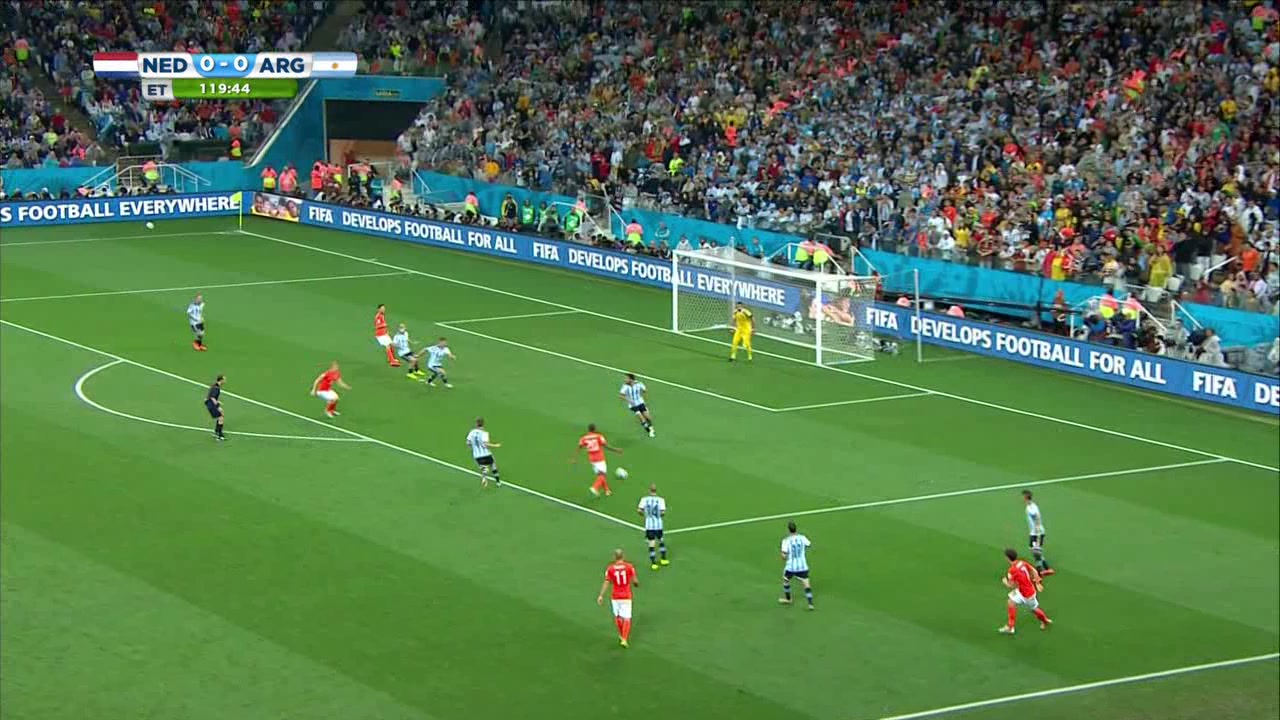
#> input picture PRACTICAFINAL/Material_Futbol/2.jpg, 1280 x 720 px
$ python campo2.py
#> lines starting #> are read from the running program, lines starting #| are printed output that depends on the picture; after the words box and inside, x2 and y2 are one past the last pixel; in counts of white or black regions, pixels touching at a corner belong together
#> further down, imagen is the input picture: shape (720, 1280, 3); mean B, G, R 77, 120.9, 84.3
# José Manue Amestoy Lopez manuel.amestoy@udc.es
import cv2 as cv
import numpy as np

def campo(imagen):
    inImage = imagen.copy()

    # Convertir imagen al espacio de color HSV
    hsvImage = cv.cvtColor(inImage, cv.COLOR_BGR2HSV)
#> hsvImage: shape (720, 1280, 3); mean H, S, V 63.9, 119.9, 126.8

    # Definir el rango de color para el césped verde
    lower_region = np.array([25, 40, 40])
    upper_region = np.array([70, 255, 255])

    # Crear una máscara para identificar el césped
    mask = cv.inRange(hsvImage, lower_region, upper_region)
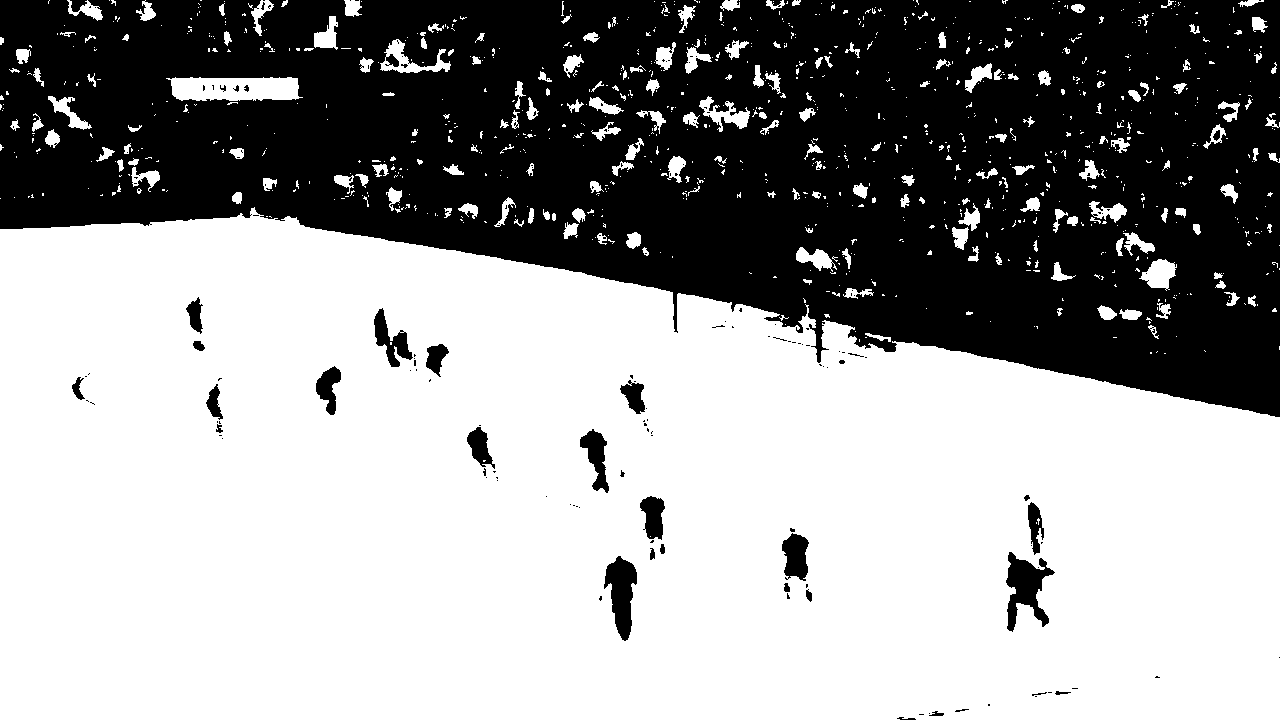
#> mask: shape (720, 1280); 60.7% white; 189 black regions (154 under 20 px), largest, box (x1, y1, x2, y2) and area: (0, 0, 1280, 417) 350741, (1006, 552, 1055, 632) 1867, (604, 556, 637, 641) 1637

    # Operación de cierre para eliminar ruido y huecos en la máscara
    kernel = cv.getStructuringElement(cv.MORPH_ELLIPSE, (11, 11))
    closing = cv.morphologyEx(mask, cv.MORPH_CLOSE, kernel)
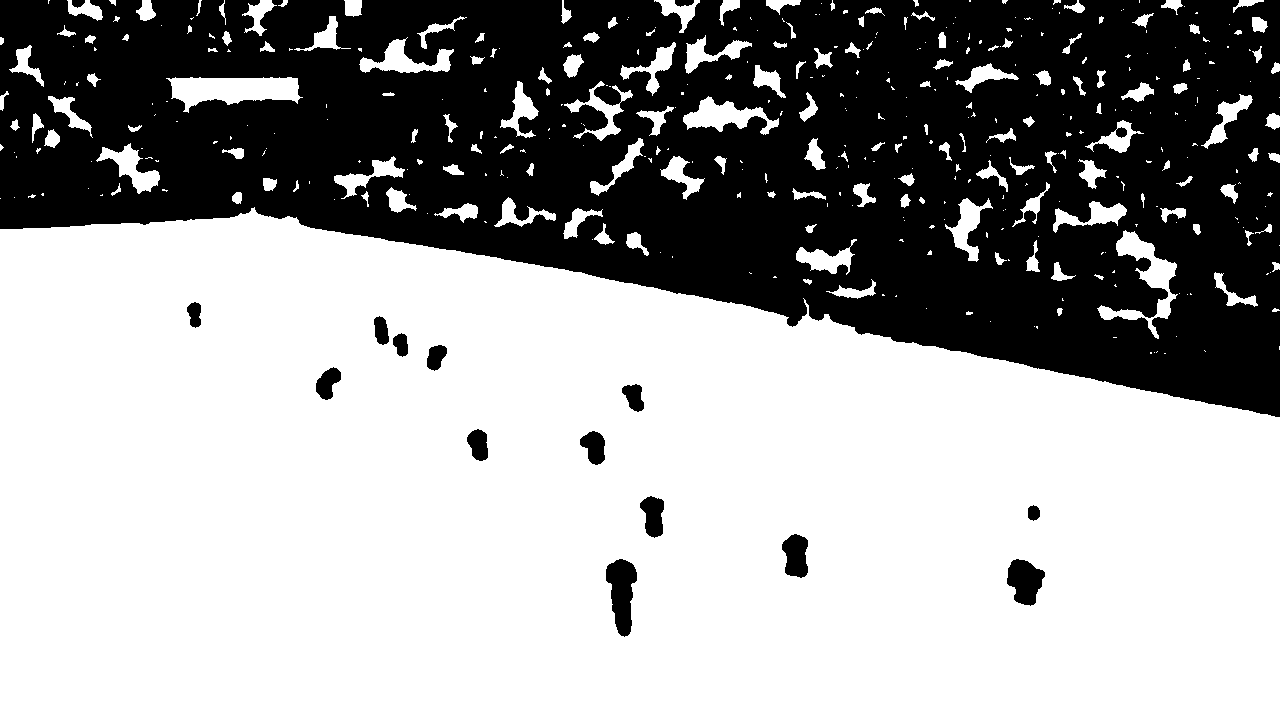
#> closing: shape (720, 1280); 62.6% white; 16 black regions

    # Detectar contornos en la máscara
    contours, _ = cv.findContours(closing, cv.RETR_EXTERNAL, cv.CHAIN_APPROX_SIMPLE)
#> contours = 417 contours, 281 with area under 20; largest, box (x1, y1, x2, y2) and area: (0, 207, 1280, 720) 542008, (166, 77, 303, 113) 2841, (1097, 230, 1178, 339) 2137, (683, 96, 779, 135) 1528, (359, 37, 454, 73) 1286

    # Si se encuentran contornos, seleccionar el más grande
    if contours:
        largest_contour = max(contours, key=cv.contourArea)
#> largest_contour = contour of 512 points, box (x1, y1, x2, y2) (0, 207, 1280, 720), area 542008
        epsilon = 0.015 * cv.arcLength(largest_contour, True)
#> epsilon = 52.96
        approx = cv.approxPolyDP(largest_contour, epsilon, True)
#> approx = [[0, 229], [0, 719], [1279, 719], [1279, 417], [254, 207]]

        # Dibujar el polígono aproximado en una máscara en blanco
        blank = np.zeros(inImage.shape[:2], dtype='uint8')
        cv.drawContours(blank, [approx], -1, 255, thickness=cv.FILLED)
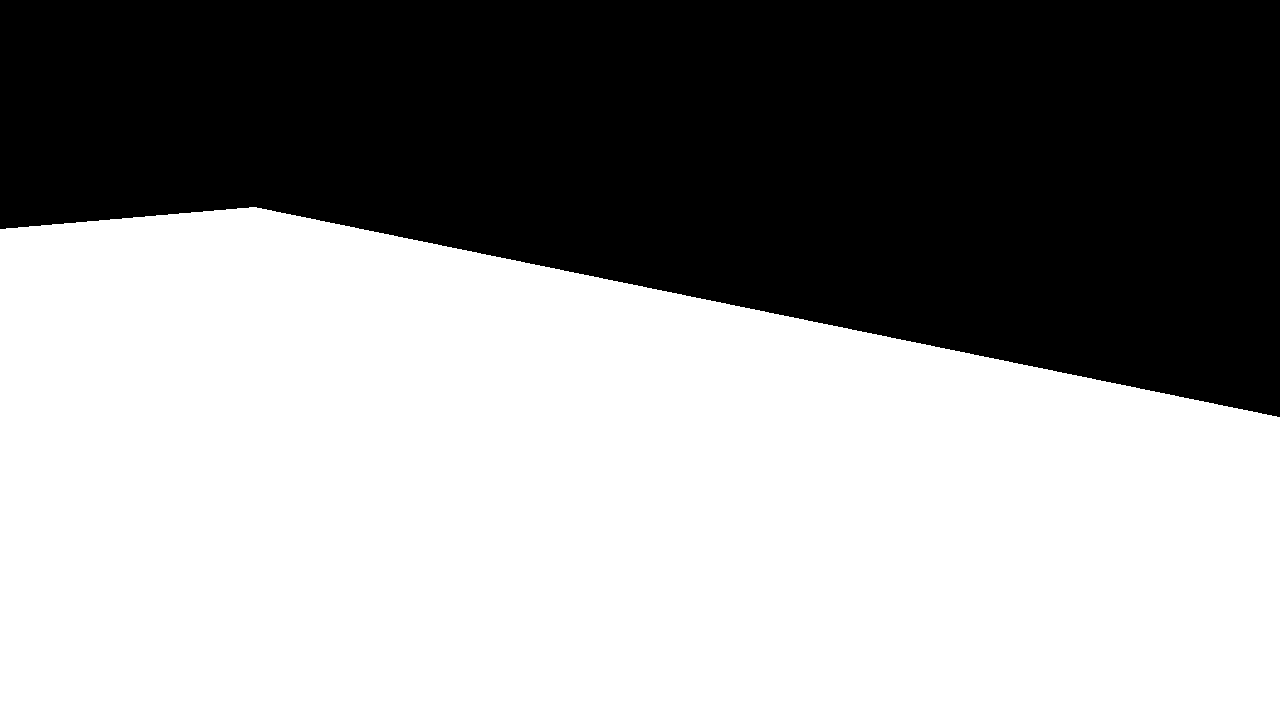
#> blank: shape (720, 1280); 59.3% white; 1 black region, box (x1, y1, x2, y2) and area: (0, 0, 1280, 417) 375495

        # Combinar con la imagen original para obtener solo el área del campo
        resultado = cv.bitwise_and(inImage, inImage, mask=blank)
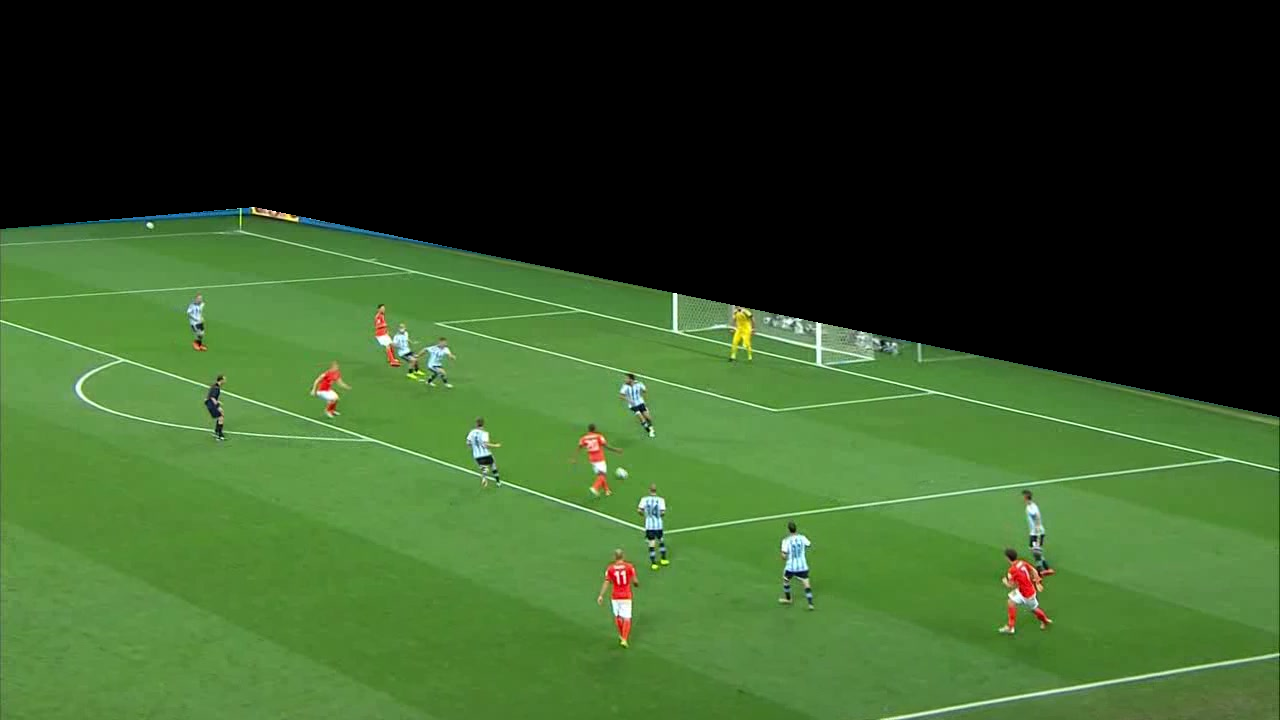
#> resultado: shape (720, 1280, 3); mean B, G, R 38.8, 83.8, 53.3
        return resultado, closing

    # Devolver la imagen original si no se detecta césped
    return inImage


# [10 lines left out: function run_campo, not called in this run]

if __name__ == "__main__":

    imagen = cv.imread('Material_Futbol/2.jpg')

    resultado, _ = campo(imagen)

    cv.imshow('Original', imagen)
    cv.imshow("Campo", resultado)
    #cv.imwrite("SOLOCAMPO.jpg", resultado)

    cv.waitKey(0)
    cv.destroyAllWindows()

$ run again, with PRACTICAFINAL/Material_Futbol/10.jpg copied over PRACTICAFINAL/Material_Futbol/2.jpg
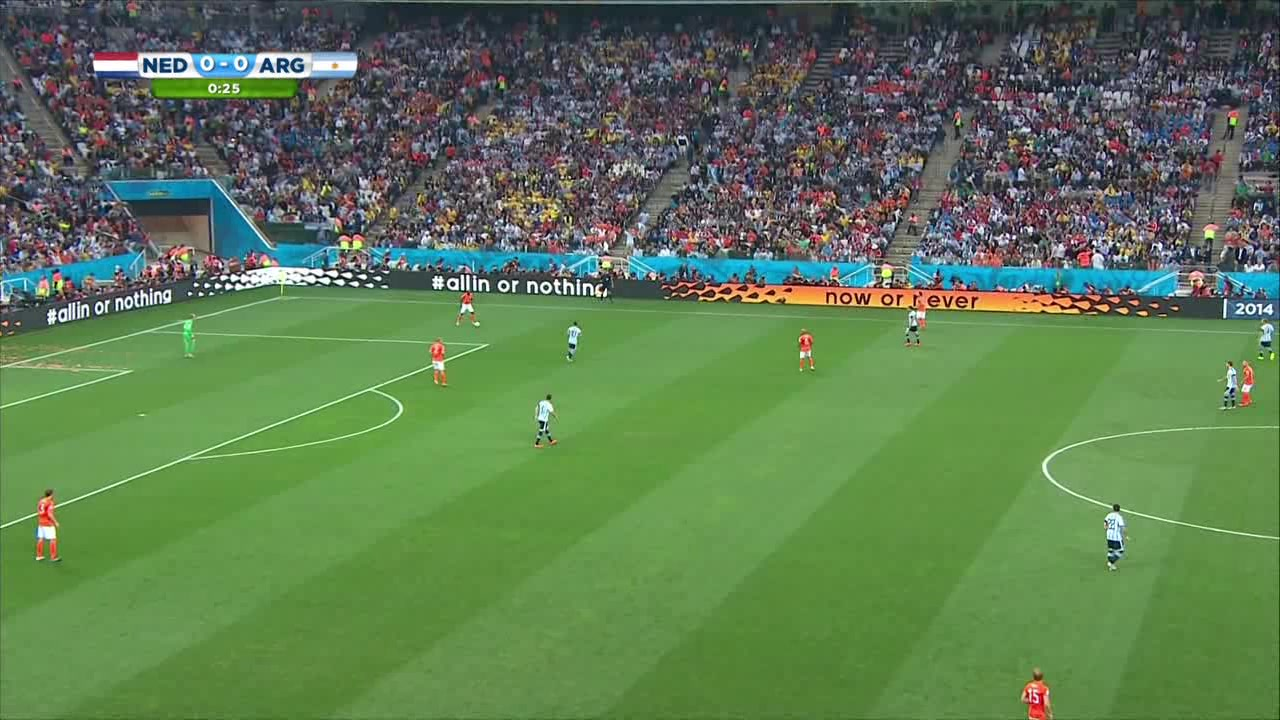
#> input picture PRACTICAFINAL/Material_Futbol/10.jpg, 1280 x 720 px
#> imagen is the input picture: shape (720, 1280, 3); mean B, G, R 83.2, 123.2, 94.1
#> hsvImage: shape (720, 1280, 3); mean H, S, V 72.1, 102.4, 129.7
#> in campo, `mask = cv.inRange(hsvImage, lower_region, upper_region)`:
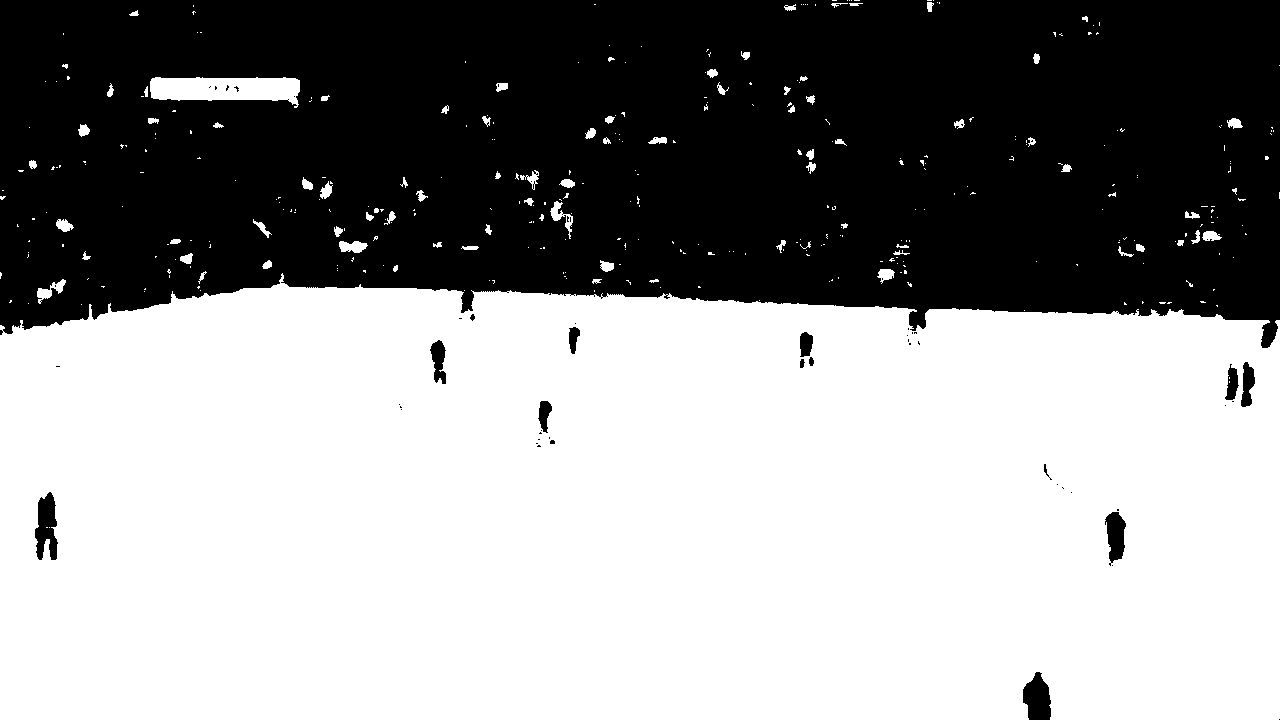
#> mask: shape (720, 1280); 58.3% white; 58 black regions (44 under 20 px), largest, box (x1, y1, x2, y2) and area: (0, 0, 1280, 348) 379808, (35, 492, 58, 560) 1041, (1023, 672, 1051, 720) 992
#> closing: shape (720, 1280); 58.8% white; 9 black regions
#> contours = 209 contours, 146 with area under 20; largest, box (x1, y1, x2, y2) and area: (0, 271, 1280, 720) 530691, (141, 77, 300, 108) 3234, (877, 240, 910, 284) 611, (536, 170, 578, 240) 536, (1175, 206, 1222, 246) 475
#> largest_contour = contour of 576 points, box (x1, y1, x2, y2) (0, 271, 1280, 720), area 530691
#> epsilon = 56.61
#> approx = [[0, 325], [0, 719], [1279, 719], [1279, 320]]
#> blank: shape (720, 1280); 55.2% white; 1 black region, box (x1, y1, x2, y2) and area: (0, 0, 1280, 325) 412800
#> in campo, `resultado = cv.bitwise_and(inImage, inImage, mask=blank)`:
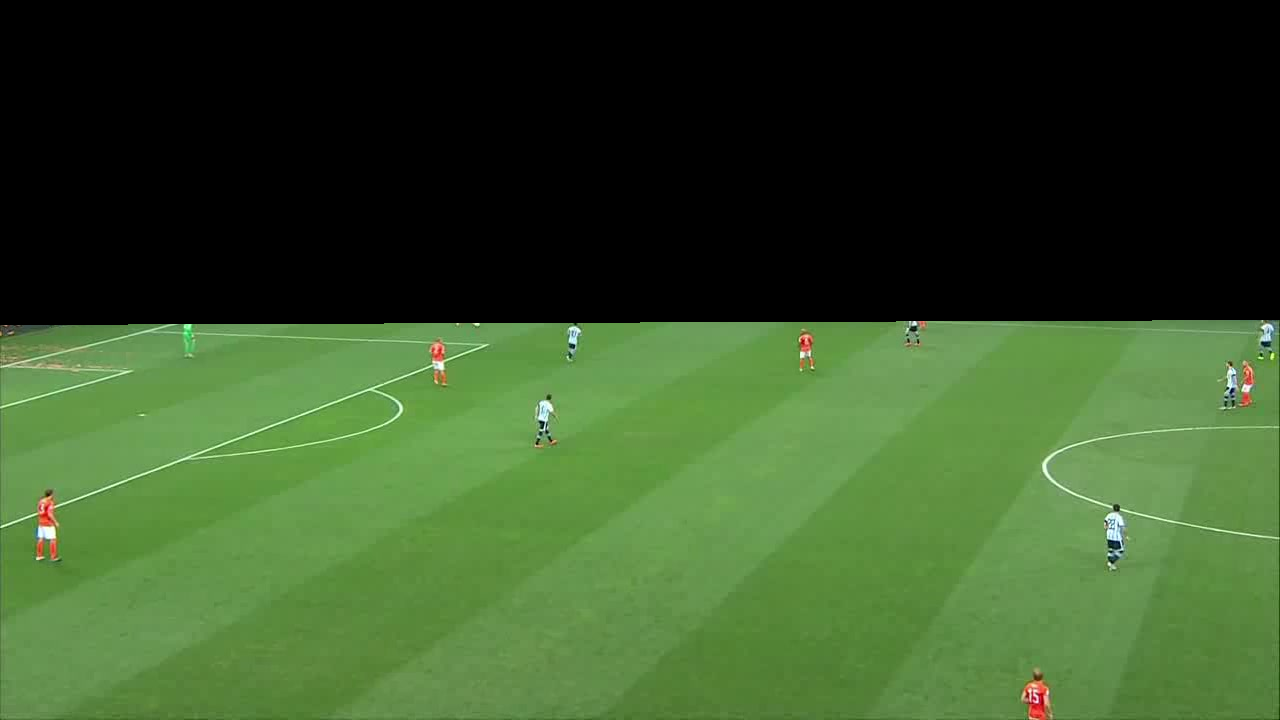
#> resultado: shape (720, 1280, 3); mean B, G, R 40.6, 81.5, 55.1
